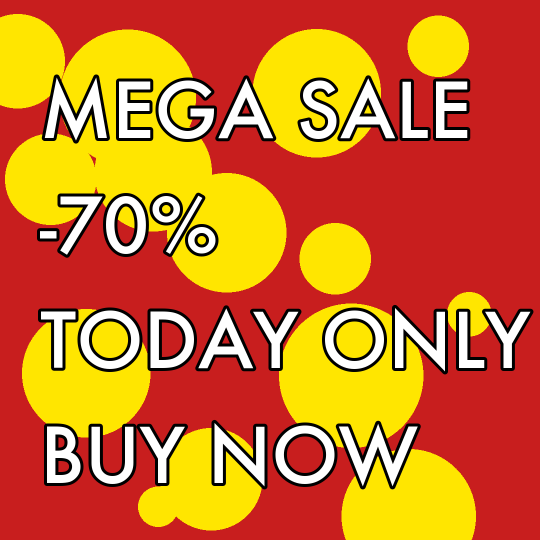
#> input picture examples/ad-loud.png, 1080 x 1080 px (shown at 1/2 size)
$ python -i baselines.py   (imports and definitions only)   (older library calls are emulated)
#> lines starting #> are read from the running program, lines starting #| are printed output that depends on the picture
#> further down, picture is the input picture: shape (1080, 1080, 3); mean B, G, R 39.9, 111.7, 207.5
### swatorbuy/stimuli.py
"""Stimuli: fit ads to the fly's screen, decode video, build null controls and reference clips.

The fly's screen is 320x180 RGB uint8. Fly time equals wall time: a 25 fps video frame
is shown for 40 ms of neural time. Nothing here knows about neurons.
"""

from __future__ import annotations

from dataclasses import dataclass
from pathlib import Path

import cv2
import numpy as np

H, W = 180, 320
GREY = 128
CHUNK_MS = 10
BLANK = np.full((H, W, 3), GREY, dtype=np.uint8)

IMAGE_SUFFIXES = {".png", ".jpg", ".jpeg", ".webp", ".bmp", ".gif", ".tif", ".tiff"}
VIDEO_SUFFIXES = {".mp4", ".mov", ".webm", ".m4v", ".avi", ".mkv"}

# (dx, dy, brightness gain). Trial 0 is the unjittered stimulus. The simulator is
# deterministic; these stand in for trial-to-trial noise, together with a small
# random perturbation of membrane voltages applied by the protocol.
JITTERS = [(0, 0, 1.0), (2, 1, 1.05), (-2, -1, 0.95), (1, -2, 1.03), (-1, 2, 0.97),
           (3, 0, 1.0), (0, 3, 0.98), (-3, 1, 1.02), (2, -3, 0.96), (-2, 2, 1.04)]


@dataclass
class Clip:
    """A sequence of screen frames, each shown for ``frame_ms`` of neural time."""

    frames: list[np.ndarray]
    frame_ms: int
    name: str = "clip"
    source: str = ""

    @classmethod
    def still(cls, frame: np.ndarray, ms: int = 1000, name: str = "still") -> "Clip":
        return cls([frame], int(ms), name)

    @property
    def total_ms(self) -> int:
        return len(self.frames) * self.frame_ms

    @property
    def is_video(self) -> bool:
        return len(self.frames) > 1

    def map(self, fn, name: str | None = None) -> "Clip":
        return Clip([fn(f) for f in self.frames], self.frame_ms, name or self.name, self.source)

    def representative(self) -> np.ndarray:
        return self.frames[len(self.frames) // 2]


# [78 lines left out: functions fit, load_image, load_video, load, jitter, not called in this run]


def _srgb_to_linear(x: np.ndarray) -> np.ndarray:
    x = x.astype(np.float32) / 255
    return np.where(x <= 0.04045, x / 12.92, ((x + 0.055) / 1.055) ** 2.4)
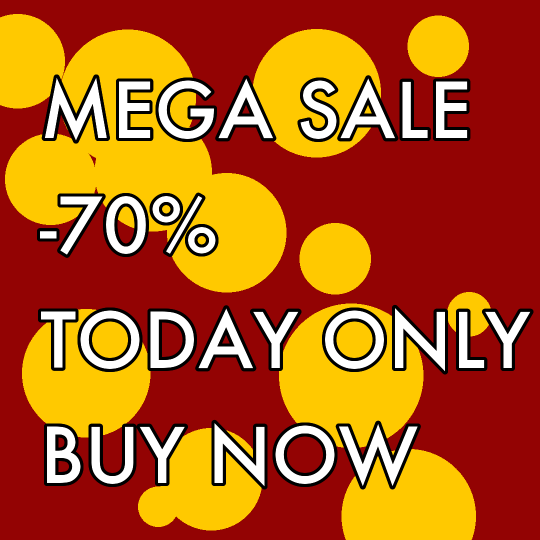
#> returned value: shape (1080, 1080, 3) float32 (shown at 1/2 size); mean of channels 0, 1, 2 0.101, 0.345, 0.698; drawn as B, G, R


def luminance(frame: np.ndarray) -> np.ndarray:
    """Linear luminance in [0, 1], the same transform the photoreceptors use."""
    lin = _srgb_to_linear(frame)
    return lin @ np.asarray([0.2126, 0.7152, 0.0722], dtype=np.float32)
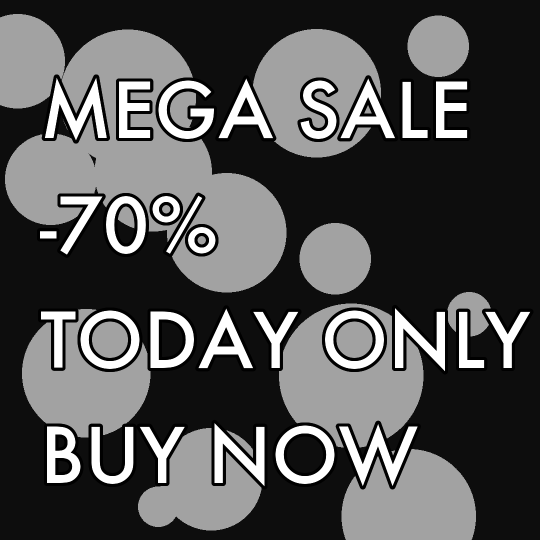
#> returned value: shape (1080, 1080) float32 (shown at 1/2 size); min 0, max 1, mean 0.32


# [26 lines left out: functions _linear_to_srgb8, scramble, phase_scramble, not called in this run]


def blur(frame: np.ndarray, sigma: float = 8.0) -> np.ndarray:
    return cv2.GaussianBlur(frame, (0, 0), sigma)


def greyscale(frame: np.ndarray) -> np.ndarray:
    y = _linear_to_srgb8(luminance(frame))
    return np.repeat(y[:, :, None], 3, axis=2)


def flat(frame: np.ndarray) -> np.ndarray:
    """A uniform screen with the same mean linear luminance."""
    return np.full_like(frame, _linear_to_srgb8(np.asarray(luminance(frame).mean())))


def mirror(frame: np.ndarray) -> np.ndarray:
    return frame[:, ::-1].copy()


def invert(frame: np.ndarray) -> np.ndarray:
    return (255 - frame).astype(np.uint8)


CONTROLS = {
    "scramble": "same pixels, random positions (brightness and colour kept, layout destroyed)",
    "phase_scramble": "same spatial frequencies, random phases (texture kept, objects destroyed)",
    "blur": "Gaussian blur, sigma 8 px (fine detail removed)",
    "greyscale": "colour removed, luminance kept",
    "flat": "uniform grey with the same mean luminance (only brightness kept)",
    "mirror": "left-right mirrored (tests screen-side bias)",
}


# [55 lines left out: functions control_clips, pair_frame, pair_clip, _disc, not called in this run]


def looming_disc(ms: int = 500, r0: float = 4, r1: float = 80) -> Clip:
    n = ms // CHUNK_MS
    return Clip([_disc(r0 + (r1 - r0) * i / (n - 1)) for i in range(n)], CHUNK_MS, "looming")


def receding_disc(ms: int = 500, r0: float = 80, r1: float = 4) -> Clip:
    return Clip(looming_disc(ms, r1, r0).frames[::-1], CHUNK_MS, "receding")


# [8 lines left out: function grating, not called in this run]


def small_dot(ms: int = 500, r: float = 6) -> Clip:
    n = ms // CHUNK_MS
    return Clip([_disc(r, cx=W * 0.2 + W * 0.6 * i / (n - 1), cy=H / 2) for i in range(n)], CHUNK_MS, "small_dot")


def flash(kind: str, ms: int = 500) -> Clip:
    v = {"on": 255, "off": 0}[kind]
    return Clip.still(np.full((H, W, 3), v, dtype=np.uint8), ms, f"flash_{kind}")


# [15 lines left out: function reference_set, not called in this run]

### swatorbuy/baselines.py
"""Pixel statistics the fly must beat. If a fly readout is fully explained by one of these,
the connectome added nothing, and the report should say so."""

from __future__ import annotations

import cv2
import numpy as np

from .stimuli import Clip, luminance


def spectral_residual(frame: np.ndarray, sigma: float = 8.0) -> np.ndarray:
    """Hou & Zhang 2007 spectral residual saliency, on linear luminance, in [0, 1]."""
    y = luminance(frame)
    small = cv2.resize(y, (64, 36), interpolation=cv2.INTER_AREA)
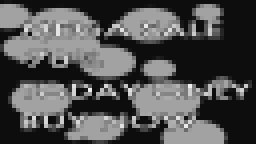
#> small: shape (36, 64) float32 (shown 4 times larger); min 0.0366, max 0.947, mean 0.32
    f = np.fft.fft2(small)
    log_amp = np.log(np.abs(f) + 1e-6)
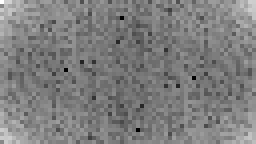
#> log_amp: shape (36, 64) float64 (shown 4 times larger); min -3.3, max 6.6, mean 1.62; drawn with min black and max white
    residual = log_amp - cv2.blur(log_amp, (3, 3))
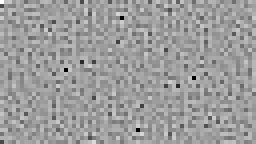
#> residual: shape (36, 64) float64 (shown 4 times larger); min -4.19, max 2.6, mean 0.00367; drawn with min black and max white
    sal = np.abs(np.fft.ifft2(np.exp(residual + 1j * np.angle(f)))) ** 2
    sal = cv2.GaussianBlur(sal.astype(np.float32), (0, 0), 2.0)
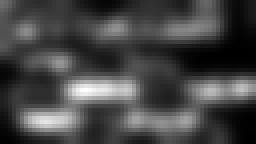
#> sal: shape (36, 64) float32 (shown 4 times larger); min 2.7e-05, max 0.00287, mean 0.000805; drawn with min black and max white
    sal = cv2.resize(sal, (frame.shape[1], frame.shape[0]), interpolation=cv2.INTER_LINEAR)
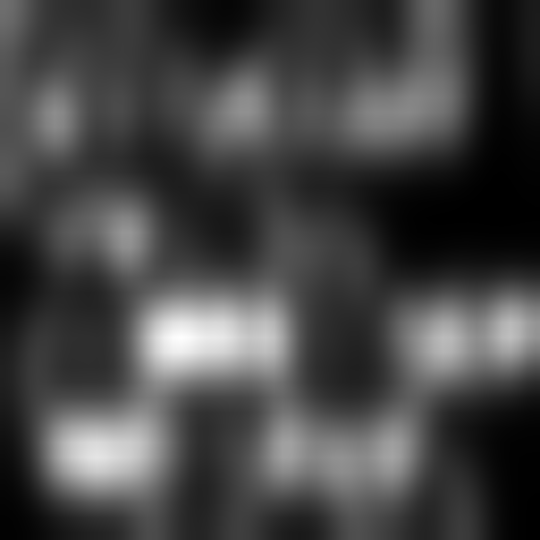
#> sal: shape (1080, 1080) float32 (shown at 1/2 size); min 2.7e-05, max 0.00287, mean 0.000805; drawn with min black and max white
    sal = cv2.GaussianBlur(sal, (0, 0), sigma)
    return (sal / sal.max()).astype(np.float32) if sal.max() > 0 else sal.astype(np.float32)


def frame_stats(frame: np.ndarray) -> dict[str, float]:
    y = luminance(frame)
    gx = cv2.Sobel(y, cv2.CV_32F, 1, 0)
    gy = cv2.Sobel(y, cv2.CV_32F, 0, 1)
    edges = np.hypot(gx, gy)
    rg = frame[:, :, 0].astype(np.float32) - frame[:, :, 1]
    yb = 0.5 * (frame[:, :, 0].astype(np.float32) + frame[:, :, 1]) - frame[:, :, 2]
    colourfulness = float(np.hypot(rg.std(), yb.std()) + 0.3 * np.hypot(rg.mean(), yb.mean()))
    half = frame.shape[1] // 2
    return {
        "mean_luminance": float(y.mean()),
        "rms_contrast": float(y.std()),
        "edge_density": float((edges > 0.1).mean()),
        "colourfulness": colourfulness / 255,
        "blue_minus_green": float(frame[:, :, 2].mean() - frame[:, :, 1].mean()) / 255,
        "left_minus_right_luminance": float(y[:, :half].mean() - y[:, half:].mean()),
    }


def clip_stats(clip: Clip) -> dict[str, float]:
    per = [frame_stats(f) for f in clip.frames[:: max(1, len(clip.frames) // 20)]]
    out = {k: float(np.mean([p[k] for p in per])) for k in per[0]}
    if clip.is_video:
        diffs = [np.abs(luminance(clip.frames[i + 1]) - luminance(clip.frames[i])).mean()
                 for i in range(len(clip.frames) - 1)]
        out["motion_energy"] = float(np.mean(diffs))
    else:
        out["motion_energy"] = 0.0
    return out


BASELINE_DESCRIPTIONS = {
    "mean_luminance": "mean linear luminance, 0 to 1",
    "rms_contrast": "standard deviation of linear luminance",
    "edge_density": "fraction of pixels on an edge (Sobel magnitude above 0.1)",
    "colourfulness": "Hasler and Suesstrunk colourfulness, normalised",
    "blue_minus_green": "mean blue minus mean green, the two channels the R8 cells see",
    "left_minus_right_luminance": "luminance imbalance between screen halves",
    "motion_energy": "mean absolute frame-to-frame luminance change (video only)",
}

>>> import cv2
>>> picture = cv2.imread('../examples/ad-loud.png')
>>> result = spectral_residual(picture)
